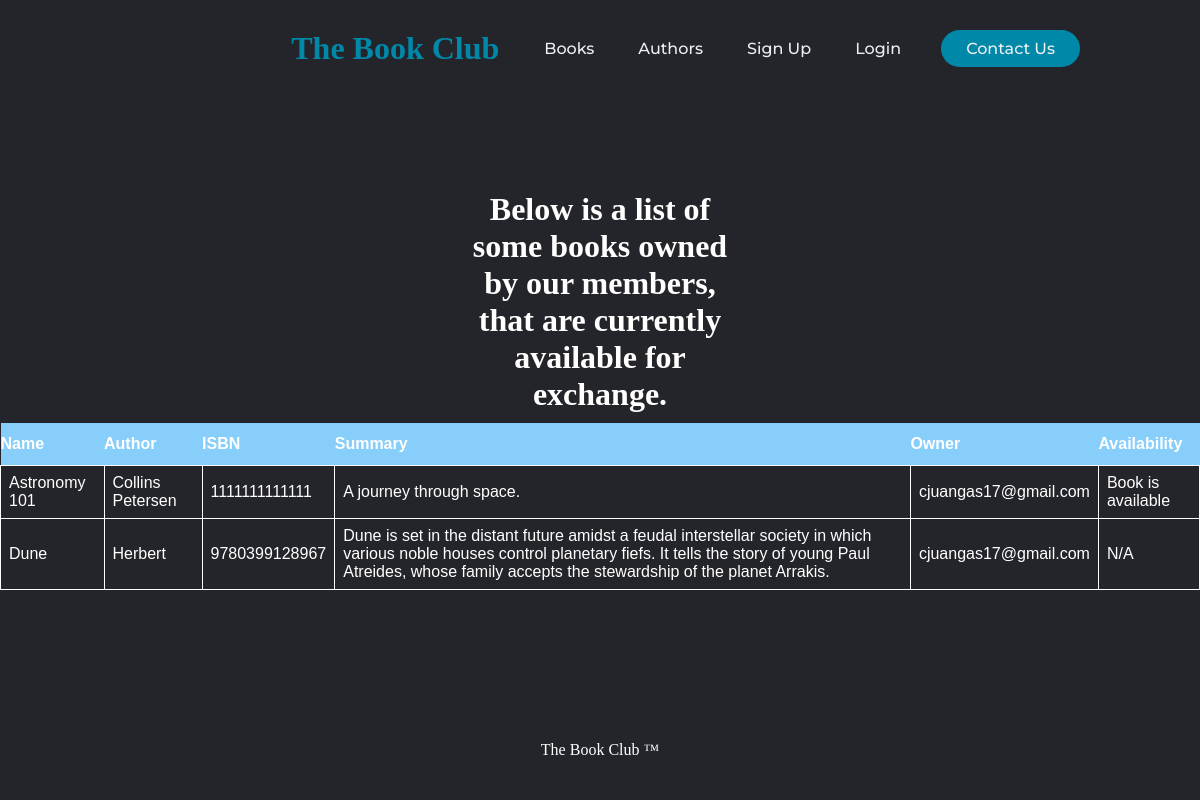
The page /books/ on the database as committed earlier.
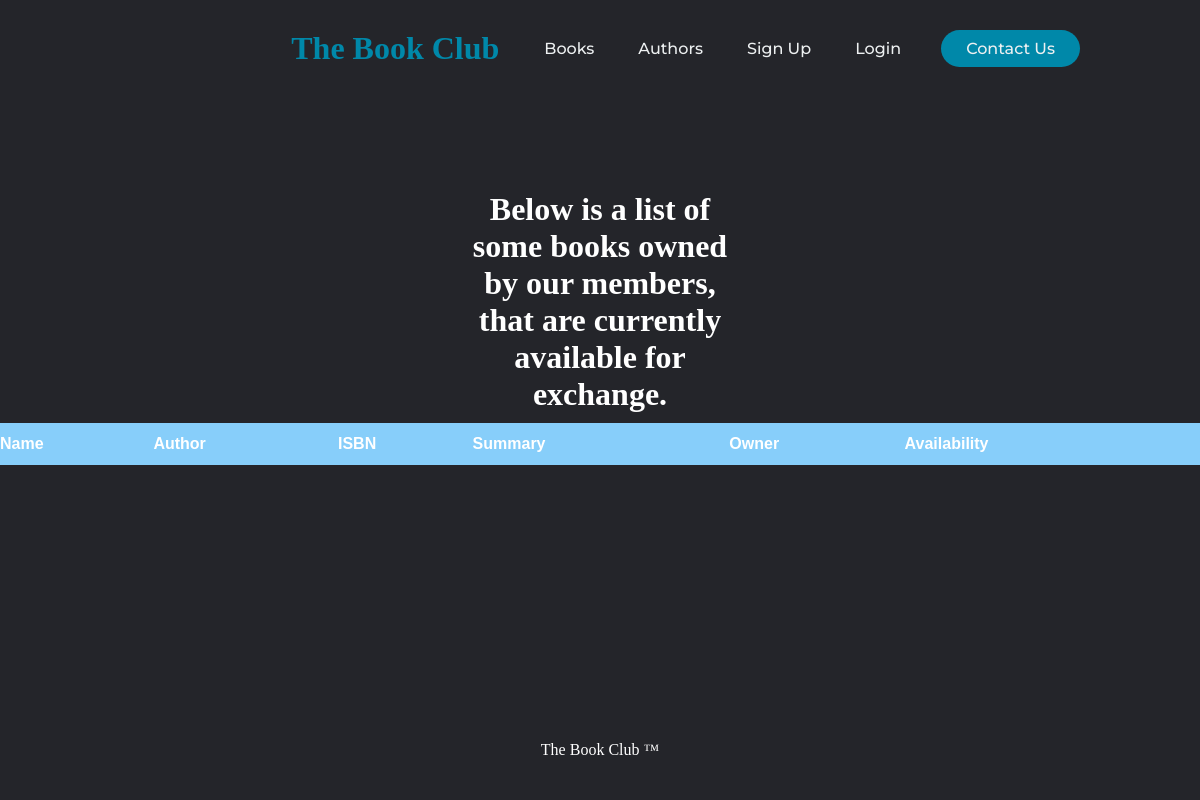
The same page on the database as committed later.
### library/models.py (models this page shows, shortened)
class Book (models.Model):
    owner = models.ForeignKey ("accounts.User",
                                 related_name='owner',
                                 on_delete=models.CASCADE,
                                 default=None)
    genre = models.ForeignKey (Genre,
                               related_name='books',
                               on_delete=models.CASCADE)
    author = models.ForeignKey (Author,
                                related_name='books',
                                on_delete=models.CASCADE)
    title = models.CharField (max_length=50, db_index=True,)
    summary = models.TextField (blank=True)
    price = models.DecimalField (max_digits=10, decimal_places=2)
    available = models.BooleanField (default=True)
    slug = models.SlugField (max_length=200, db_index=True)
    isbn = models.CharField(max_length=13, validators=[MinLengthValidator(13)])
    favorite = models.BooleanField(default=False)
    class Meta:
        ordering = ('title',)

class Author (models.Model):
    first_name = models.CharField (max_length=50, db_index=True)
    last_name = models.CharField (max_length=50, db_index=True)
    slug = models.SlugField (max_length=200, db_index=True)
    favorite = models.BooleanField(default=False)
    class Meta:
        ordering = ('last_name',)
        index_together = (('id', 'slug'),)
    def __str__(self):
        return self.last_name

### accounts/models.py (models this page shows, shortened)
class User (AbstractBaseUser, PermissionsMixin):
    username = None
    email = models.EmailField (_ ('email'), unique=True)
    first_name = models.CharField (max_length=20)
    last_name = models.CharField (max_length=20)
    street_num = models.CharField (max_length=20)
    state = models.CharField (max_length=2)
    zipcode = models.CharField(max_length=5, validators=[MinLengthValidator(5)])
    city = models.CharField (max_length=20)
    is_staff = models.BooleanField (default=False)
    is_active = models.BooleanField (default=True)
    date_joined = models.DateTimeField (default=timezone.now)
    favoriteGenres = models.ManyToManyField(Genre, symmetrical=False, blank=True)
    favoriteAuthors = models.ManyToManyField(Author, blank=True)
    objects = CustomUserManager()
    USERNAME_FIELD = 'email'
    REQUIRED_FIELDS = []
    def __str__(self):
        return self.email

### library/views.py (the view)
# urls.py: path('books/', views.book_list, name='book_list'),
def book_list(request, genre_slug=None):
    genre = None
    genres = Genre.objects.all ( )
    books = Book.objects.all()
    if genre_slug:
        genre = get_object_or_404 (Genre, slug=genre_slug)
        books = books.filter (genre=genre)
    return render (request,
                   'library/books/list.html',
                   {
                       'genres': genres,
                       'genre': genre,
                       'books': books
                   })

### library/templates/library/books/list.html (shortened to what this page needs)
{% extends "home.html" %}
{% load static %}
{% block content %}
    <div class="Banner">
    <h1>Below is a list of some books owned by our members, that are currently available for exchange.</h1>
    </div>
    <table class="listings">
    <th>Name</th>
    <th>Author</th>
    <th>ISBN</th>
    <th>Summary</th>
    <th>Owner</th>
    <th>Availability</th>
    {% for b in books %}
        <tr class="bg-info">
        <td>{{ b.title }}</td>
        <td>{{ b.author }}</td>
        <td>{{ b.isbn }}</td>
        <td>{{ b.summary }}</td>
        <td>{{ b.owner }}</td>
        <td>{% if b.available is True %}
            <p>Book is available</p>
            {% else %}
            <p>N/A</p>
            {% endif %}
        </td>
        </tr>
    {% endfor %}
    </table>
{% endblock %}

Rows that differ between the two databases and show on the page:
removed Book: title "Astronomy 101", author "Collins Petersen", isbn "1111111111111", summary "A journey through space.", owner "cjuangas17@gmail.com", available "Book is available"
removed Book: title "Dune", author "Herbert", isbn "9780399128967", summary "Dune is set in the distant future amidst a feudal interstellar society in which various noble houses control planetary fiefs. It tells the story of young Paul Atreides, whose family accepts the stewardship of the planet Arrakis.", owner "cjuangas17@gmail.com", available "N/A"
